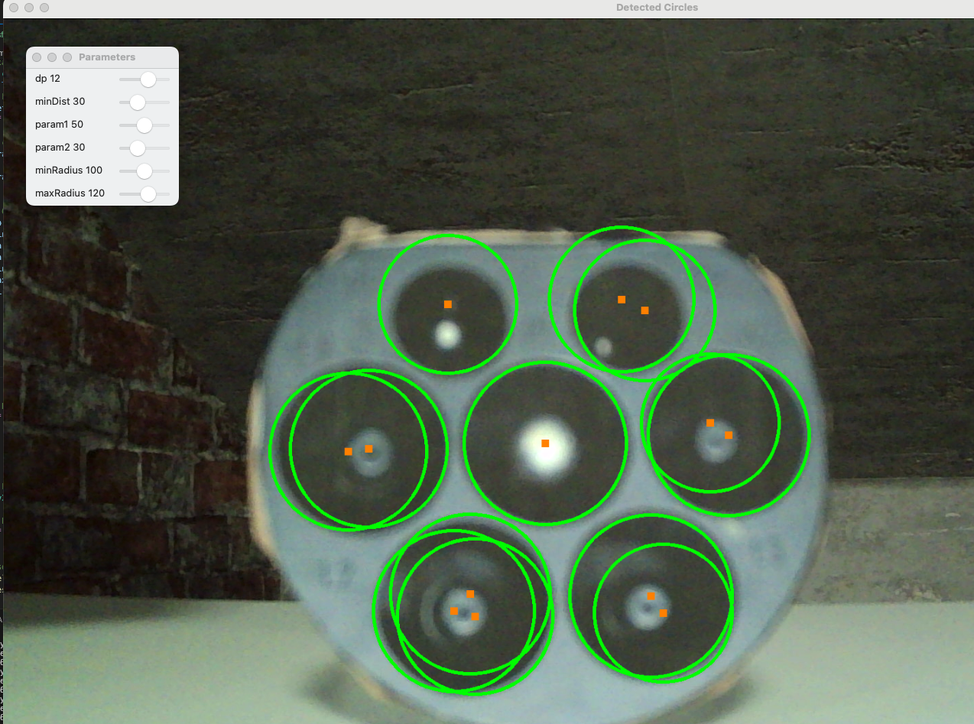
#> input picture houghTransformation/assets/Houg_Circle_Detection.png, 974 x 724 px, shrunk from 1274 x 947 before the run, given in place of the camera
$ python hough_transformation.py
#> lines starting #> are read from the running program, lines starting #| are printed output that depends on the picture; after the words box and inside, x2 and y2 are one past the last pixel; in counts of white or black regions, pixels touching at a corner belong together
import cv2
import numpy as np

# Hough Circle Transformation anwenden
def nothing(x):
    pass

# Create trackbars for parameter adjustment
cv2.namedWindow('Parameters')
cv2.createTrackbar('dp', 'Parameters', 12, 20, nothing)
cv2.createTrackbar('minDist', 'Parameters', 30, 100, nothing)
cv2.createTrackbar('param1', 'Parameters', 50, 100, nothing)
cv2.createTrackbar('param2', 'Parameters', 30, 100, nothing)
cv2.createTrackbar('minRadius', 'Parameters', 100, 200, nothing)
cv2.createTrackbar('maxRadius', 'Parameters', 120, 200, nothing)

# Webcam initialisieren
cap = cv2.VideoCapture(0)
while True:
    # Frame von der Webcam lesen
    ret, frame = cap.read()
#> frame is the input picture: shape (724, 974, 3); mean B, G, R 78.8, 95.3, 82.2
    if not ret:
        break
    # convert to grayscale
    gray = cv2.cvtColor(frame, cv2.COLOR_BGR2GRAY)
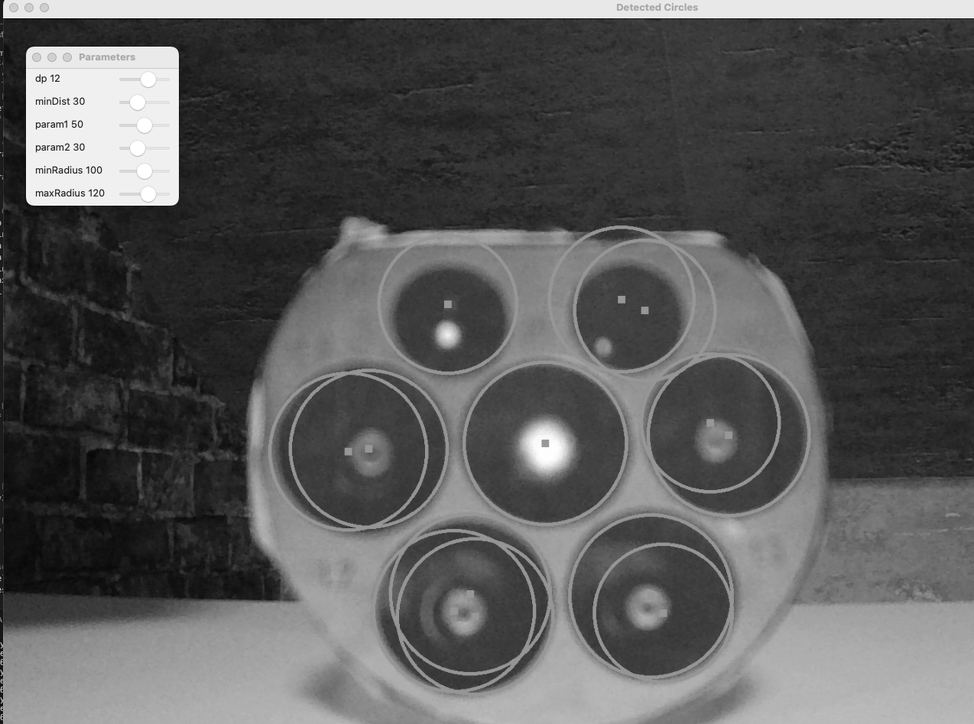
#> gray: shape (724, 974); min 0, max 255, mean 89.6
    # reduce noise
    gray = cv2.medianBlur(gray, 5)


    # Get current positions of trackbars
    dp = cv2.getTrackbarPos('dp', 'Parameters') / 10
    minDist = cv2.getTrackbarPos('minDist', 'Parameters')
    param1 = cv2.getTrackbarPos('param1', 'Parameters')
    param2 = cv2.getTrackbarPos('param2', 'Parameters')
    minRadius = cv2.getTrackbarPos('minRadius', 'Parameters')
    maxRadius = cv2.getTrackbarPos('maxRadius', 'Parameters')
    circles = cv2.HoughCircles(gray, # grayscale image
                            cv2.HOUGH_GRADIENT, # detection method
                            dp=dp, # inverse ratio of the accumulator resolution to the image resolution
                            minDist=minDist, # minimum distance between the centers of the detected circles
                            param1=param1, # higher threshold for the Canny edge detector
                            param2=param2, # accumulator threshold for the circle centers at the detection stage
                            minRadius=minRadius, # minimum circle radius
                            maxRadius=maxRadius) # maximum circle radius
#> circles = 19 rows, first 8: [527.4, 460.2, 103.5], [359.4, 420.6, 108.8], [439.8, 592.2, 104.8], [361.8, 484.2, 115.4], [569.4, 429, 107.4], [562.2, 460.2, 103.5], [633, 609, 100.8], [714.6, 453, 100.8]


    # Kreise zeichnen
    if circles is not None:
        circles = np.round(circles[0, :]).astype("int")
#> circles = 19 rows, first 8: [527, 460, 103], [359, 421, 109], [440, 592, 105], [362, 484, 115], [569, 429, 107], [562, 460, 103], [633, 609, 101], [715, 453, 101]
        for (x, y, r) in circles:
            cv2.circle(frame, (x, y), r, (0, 255, 0), 4)
            cv2.rectangle(frame, (x - 5, y - 5), (x + 5, y + 5), (0, 128, 255), -1)
#> this loop made 19 passes
#> (x, y, r) on passes 1 to 12: (527, 460, 103), (359, 421, 109), (440, 592, 105), (362, 484, 115), (569, 429, 107), (562, 460, 103), (633, 609, 101), (715, 453, 101), (524, 428, 105), (644, 571, 105), (676, 579, 110), (667, 610, 101)
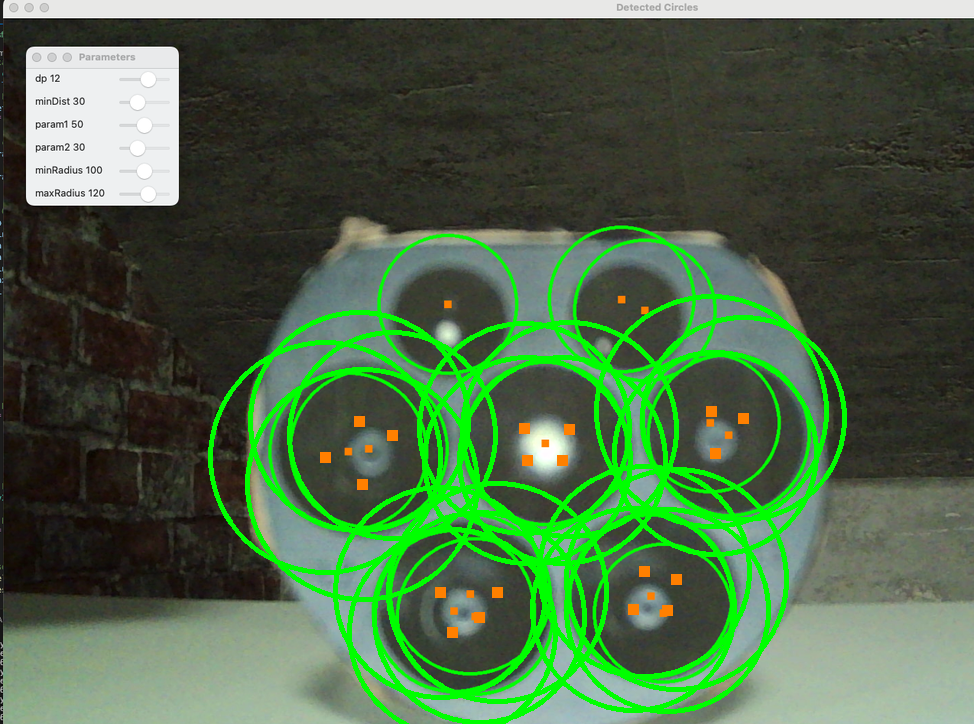
#> frame: shape (724, 974, 3); 7.33% of pixels changed, all inside (x1, y1, x2, y2) = (208, 294, 847, 724)

    # Frame anzeigen
    cv2.imshow("Detected Circles", frame)

    # Beenden, wenn 'q' gedrückt wird
    if cv2.waitKey(1) & 0xFF == ord('q'):
#> (key q is pressed here)
        break

# Ressourcen freigeben
cap.release()
cv2.destroyAllWindows()
